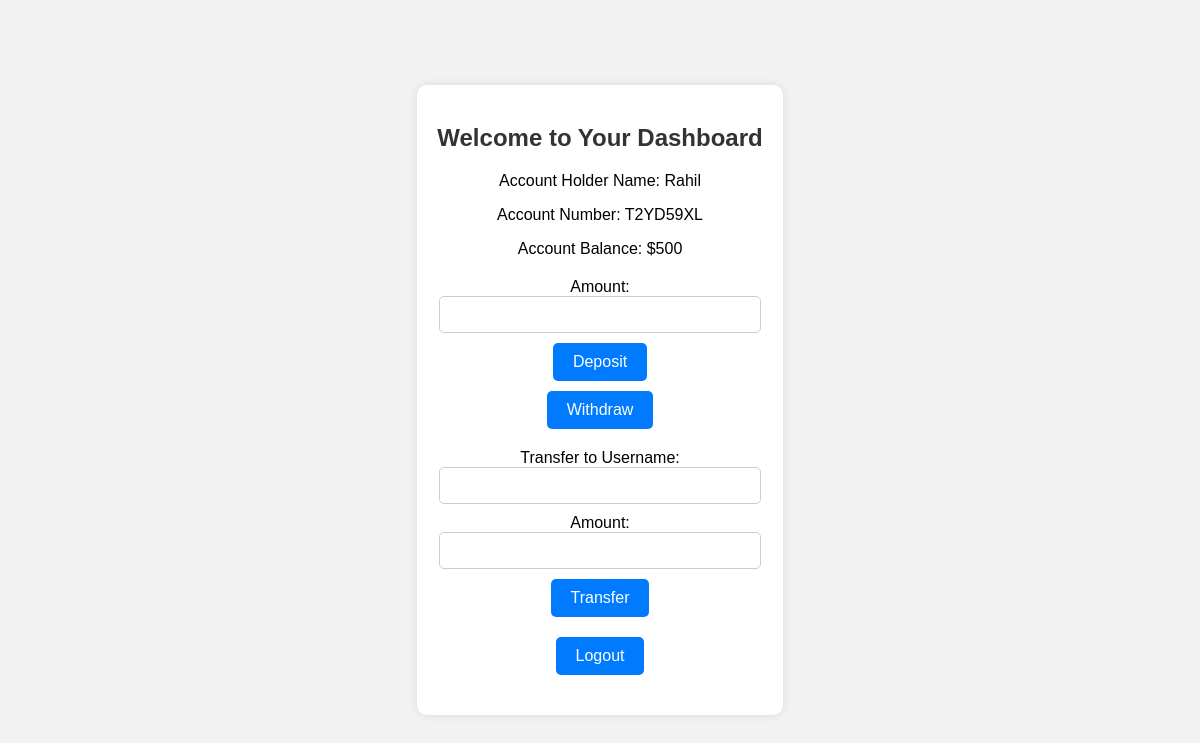
The page /dashboard (signed in) on the database as committed earlier.
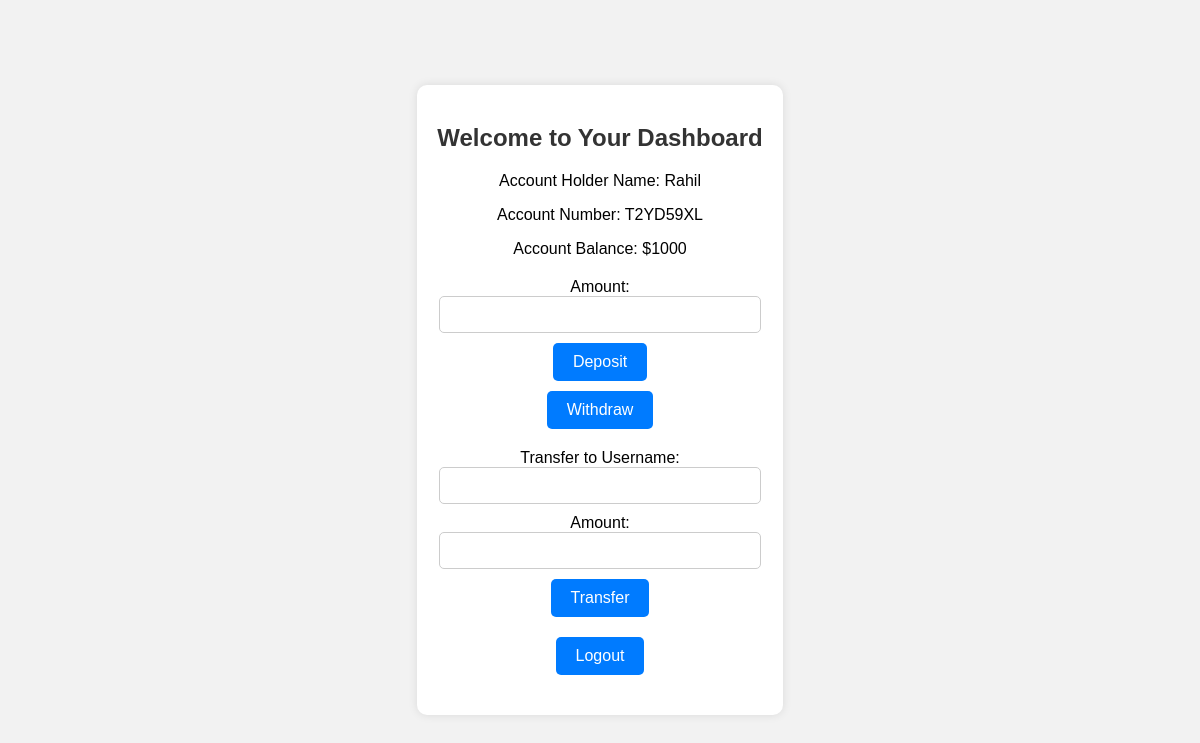
The same page on the database as committed later.
### tables this page shows
CREATE TABLE users(
                    id INTEGER PRIMARY KEY AUTOINCREMENT,
                    username TEXT UNIQUE NOT NULL,
                    password TEXT NOT NULL,
                    account_number TEXT UNIQUE NOT NULL,
                    balance NUMERIC DEFAULT 0);

### app.py (the view, shortened to what this page needs)
@app.route("/dashboard", methods = ["GET", "POST"])
def dashboard():
    user_id = session.get("user_id")
    if user_id == None:
        redirect ("/")
    user = db.execute("SELECT * FROM users WHERE id = ?", user_id)[0]
    return render_template("dashboard.html", user = user)

### templates/dashboard.html (shortened to what this page needs)
<!DOCTYPE html>
<html lang="en">
<head>
</head>
<body>
    <div class="container">
        <h2>Welcome to Your Dashboard</h2>
        <div class="info-container">
            <p>Account Holder Name: {{ user.username }}</p>
            <p>Account Number: {{ user.account_number }}</p>
            <p>Account Balance: ${{ user.balance }}</p>
        </div>
        <form action="/dashboard" method="post">
            <label for="amount">Amount:</label>
            <input type="number" id="amount" name="amount" required>
            <button type="submit" name="action" value="deposit">Deposit</button>
            <button type="submit" name="action" value="withdraw">Withdraw</button>
        </form>
        <form action="/dashboard" method="post">
            <label for="to_username">Transfer to Username:</label>
            <input type="text" id="to_username" name="to_username" required>
            <label for="transfer_amount">Amount:</label>
            <input type="number" id="transfer_amount" name="transfer_amount" required>
            <button type="submit" name="action" value="transfer">Transfer</button>
        </form>
        <form action="/logout" method="post">
            <button type="submit">Logout</button>
        </form>
    </div>
</body>
</html>

Rows that differ between the two databases and show on the page:
changed users "Rahil": balance "500" → "1000"
